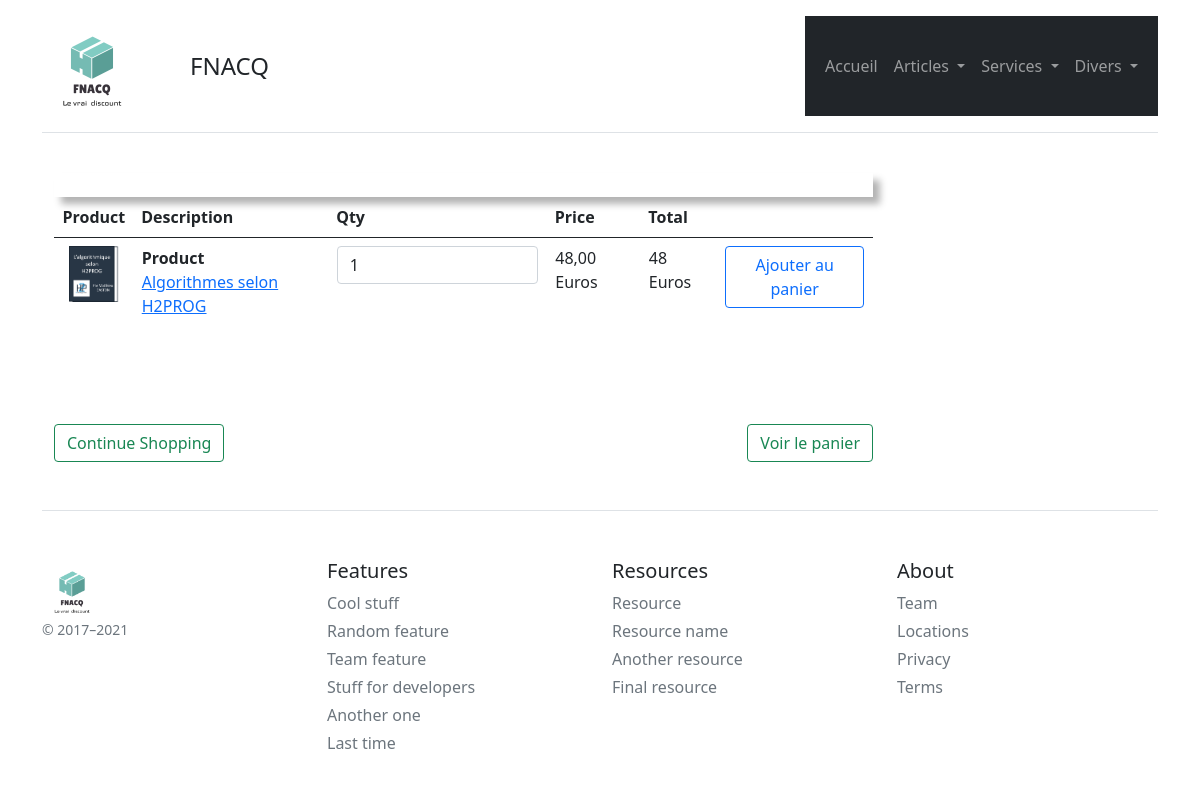
The page /livres/buy/1 on the database its author committed.
### tables this page shows
CREATE TABLE IF NOT EXISTS `livres` (
`id` int(11) NOT NULL,
  `category` varchar(255) NOT NULL,
  `title` varchar(150) NOT NULL,
  `authors` varchar(150) NOT NULL,
  `numbersOfPages` int(11) NOT NULL,
  `price` float NOT NULL,
  `image` varchar(150) NOT NULL
);

### controllers/MainController.controller.php (called while the page is built, shortened)
<?php
abstract class MainController
{
    protected function genererPage($data)
    {
        extract($data);
        require_once($view);
    }
}

### controllers/Livre/LivreController.controller.php (called while the page is built, shortened)
<?php
require_once "./controllers/MainController.controller.php";
require_once "./models/Livre/LivreManager.model.php";
class LivreController extends MainController
{
    private $livreManager;
    public function __construct()
    {
        $this->livreManager = new LivreManager();
        $this->livreManager ->chargementLivres();
    }
    public function buyLivre($id){
        $livree = $this->livreManager->getLivreById($id);
        $data_page = [
            "page_description" => "Panier",
            "page_title" => "Panier",
            "livree"=>$livree,
            "view" => "views/Livre/addPanierLivre.view.php",
            "template" => "views/common/template.php"
        ];
        $this->genererPage($data_page);
    }
}

### models/Livre/LivreManager.model.php (called while the page is built, shortened)
<?php
require_once "Livre.class.php";
class LivreManager extends MainManager
{
    private $livres;
    public function ajoutLivre($livre)
    {
        $this->livres[] = $livre;
    }
    public function chargementLivres()
    {
        $req = $this->getBdd()->prepare("SELECT * FROM livres");
        $req->execute();
        $meslivres = $req->fetchAll(PDO::FETCH_ASSOC);
    }
    public function getLivreById($id)
    {
        for ($i = 0; $i < count($this->livres); $i++) {
            if ($this->livres[$i]->getId() === $id) {
                return $this->livres[$i];
            }
        }
    }
}

### models/Livre/Livre.class.php (called while the page is built, shortened)
<?php
class Livre {
    private $id;
    private $title;
    private $price;
    private $image;
    public function __construct($id, $category, $title, $authors, $numbersOfPages,$price, $image){
        $this->id = $id;
        $this->title = $title;
        $this->price = $price;
        $this->image = $image;
    }
    public function getId() { return $this->id;}
    public function getTitle() { return $this->title;}
    public function getPrice() { return $this->price;}
    public function getImage() { return $this->image;}
}

### models/Model.class.php (called while the page is built, shortened)
<?php
abstract class Model{
    private static $pdo;
    private static function setBdd(){
        self::$pdo = new PDO("mysql:host=localhost;dbname=Fnacq;charset=utf8mb4", "root", "");
        self::$pdo->setAttribute(PDO::ATTR_ERRMODE, PDO::ERRMODE_EXCEPTION);
    }
    protected function getBdd(){
        return self::$pdo;
    }
}

### views/Livre/addPanierLivre.view.php (the view, shortened to what this page needs)
<link rel="stylesheet" type="text/css" href="//netdna.bootstrapcdn.com/font-awesome/4.1.0/css/font-awesome.min.css">
<div class="container bootstrap snippets bootdey">
	<div class="col-md-9 col-sm-8 content">
		<div class="row">
			<div class="col-md-12">
			</div>
		</div>
		<div class="row">
			<div class="col-md-12">
				<div class="panel panel-info panel-shadow">
							<br>
					</div>
					<div class="panel-body">
						<div class="table-responsive">
							<table class="table">
								<thead>
									<tr>
										<th>Product</th>
										<th>Description</th>
										<th>Qty</th>
										<th>Price</th>
										<th colspan="2">Total</th>
									</tr>
								</thead>
								<tbody>
									<tr>
										<td><img src="<?= URL ?>public/Assets/images/livres/<?= $livree->getImage(); ?>" class="img-cart"></td>
										<td><strong>Product </strong>
											<p><a href="<?= URL ?>livres/display/<?= $livree->getId(); ?>"><?= $livree->getTitle(); ?></a></p>
										</td>
										<td>
											<form method="POST" class="form-inline">
												<input class="form-control" name="quantity" type="int" value="1">
										</td>
										<td><?= number_format($livree->getPrice(), 2, ',', ' '); ?> Euros</td>
										<td><?= $livree->getPrice(); ?> Euros</td>
										<td><button type="submit" class="btn btn-outline-primary" name='addPanier'>Ajouter au panier</button></td>
									</tr>
									<tr>
										<td colspan="6">&nbsp;</td>
									</tr>
								</tbody>
							</table>
						</div>
					</div>
				</div>
		</div>
<br>
				<a href="<?= URL ?>livres" class="btn btn-outline-success"><span class="glyphicon glyphicon-arrow-left"></span>Continue Shopping</a>
				<a href="<?= URL ?>panier" class="btn btn-outline-success pull-right ">Voir le panier</a>
			</div>
		</div>
	</div>

### views/Livre/addPanierLivre.view.php (style rules this page uses)
.img-cart { display: block; max-width: 50px; height: auto; margin-left: auto; margin-right: auto; }
table tr td { border: 1px solid #FFFFFF; }
table tr th { background: #eee; }
.panel-shadow { box-shadow: rgba(0, 0, 0, 0.3) 7px 7px 7px; }

### rows shown on the page
livres: image (picture), title "Algorithmes selon H2PROG", price "48,00", price "48"
